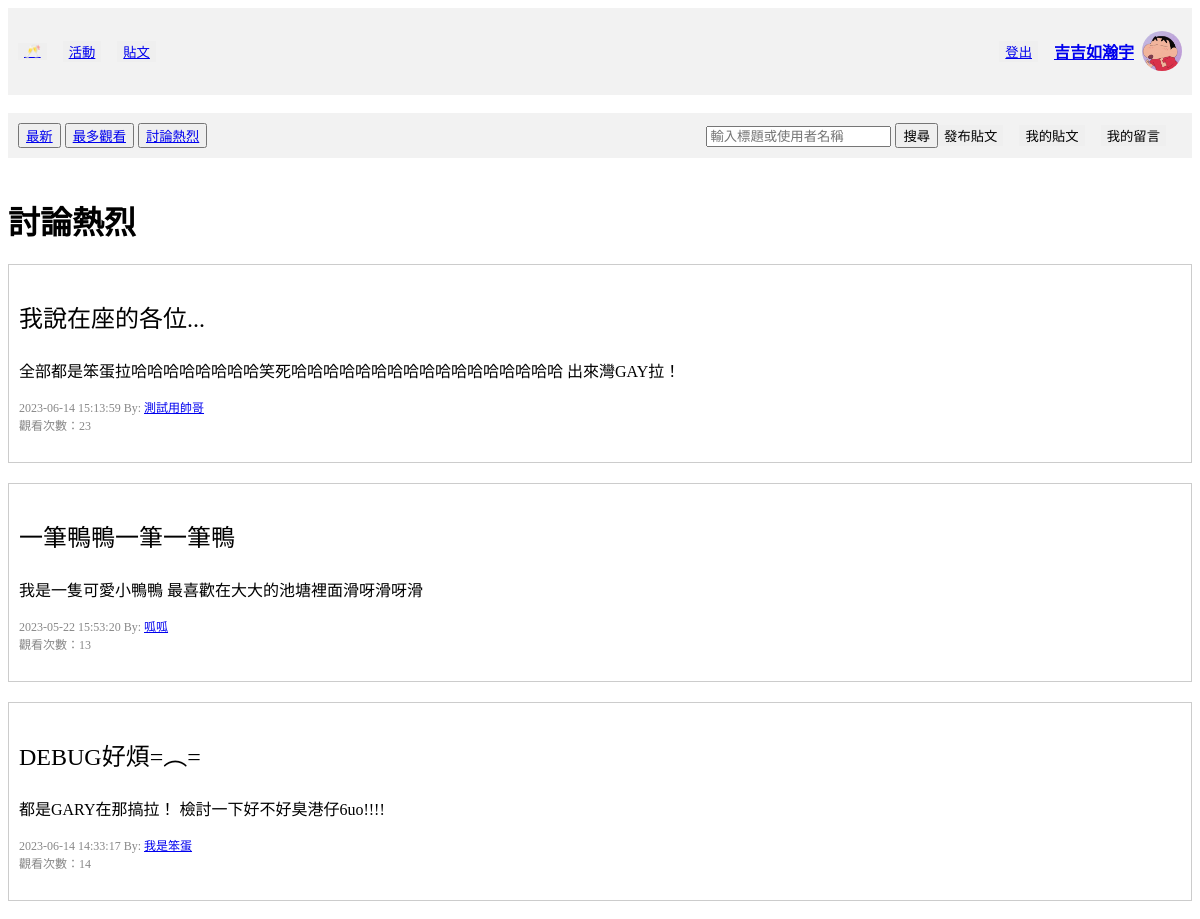
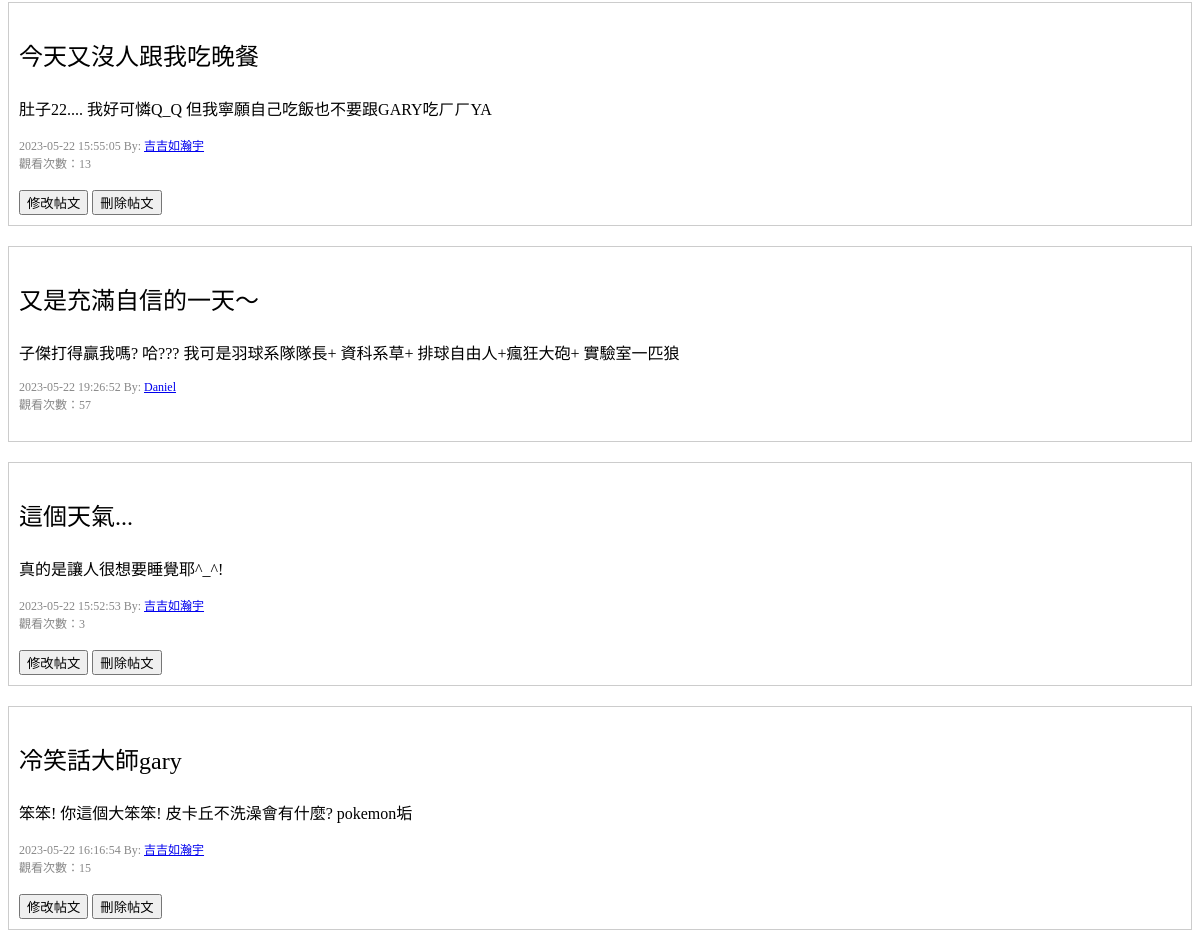
/post/posts/hotest (signed in), run on an earlier commit of the app's database (2 pictures, top to bottom).
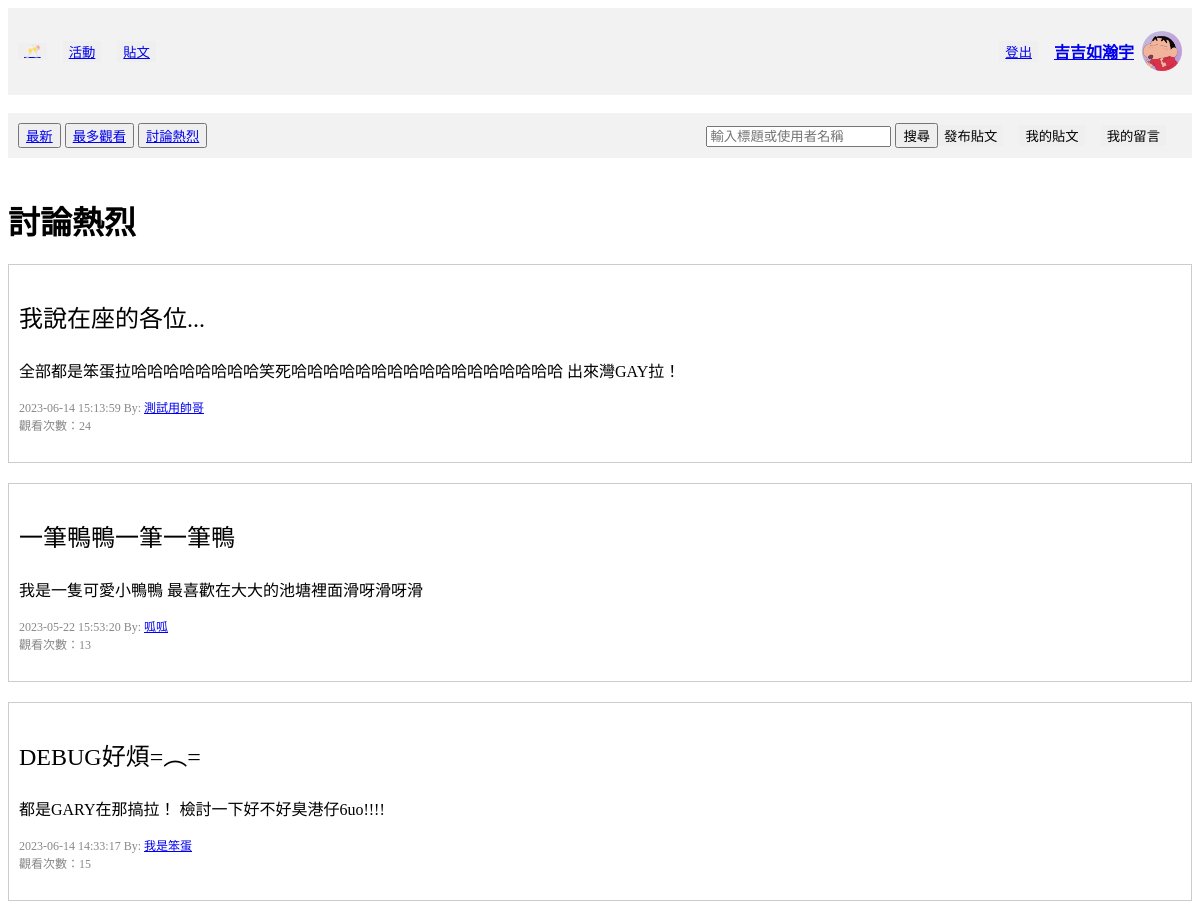
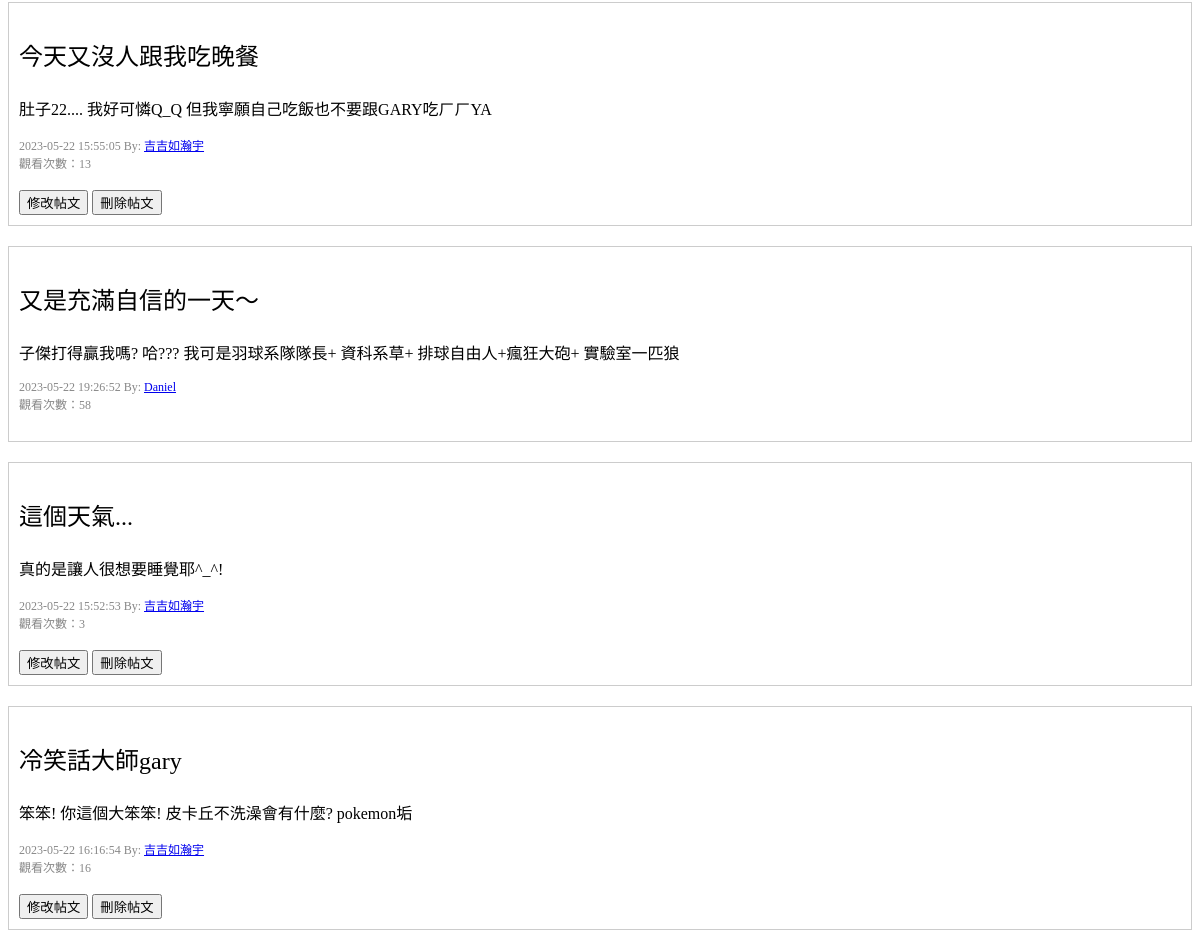
And on a later commit of the database (2 pictures, top to bottom).
### tables this page shows
CREATE TABLE "Comment" (
	"commentID"	INTEGER,
	"commentPostID"	INTEGER,
	"commentUserID"	INTEGER,
	"commentTime"	TEXT,
	"commentContent"	TEXT,
	FOREIGN KEY("commentUserID") REFERENCES "User"("userID") ON DELETE CASCADE,
	FOREIGN KEY("commentPostID") REFERENCES "Post"("postID") ON DELETE CASCADE,
	PRIMARY KEY("commentID" AUTOINCREMENT)
);

CREATE TABLE "Post" (
	"postID"	INTEGER,
	"postUserID"	INTEGER,
	"postTime"	TEXT,
	"postTitle"	TEXT,
	"postContent"	TEXT,
	"postView"	INT,
	FOREIGN KEY("postUserID") REFERENCES "User"("userID"),
	PRIMARY KEY("postID" AUTOINCREMENT)
);

CREATE TABLE "User" (
	"userID"	INTEGER,
	"password"	VARCHAR(10),
	"nickname"	VARCHAR(10) NOT NULL,
	"gender"	VARCHAR(1) NOT NULL,
	"birth"	TEXT,
	"cellphone"	VARCHAR(10),
	"email"	TEXT UNIQUE,
	"image" TEXT,
	PRIMARY KEY("userID" AUTOINCREMENT)
);

### crud/crudPost.py (the view, shortened to what this page needs)
@post_bp.route("/posts/<string:sortmethod>", methods=["GET", "POST"])
def posts_method(sortmethod):
    userID = session["userID"]
    searching_value = ""
    if sortmethod == "newest" or sortmethod == "None":
        sortmethod = "newest"
        con = sql.connect("funCrew_db.db")
        con.row_factory = sql.Row
        cur = con.cursor()
        cur.execute(
            "SELECT * FROM Post, User WHERE postUserID = userID ORDER BY postTime DESC"
        )
        posts = cur.fetchall()
        con.commit()
        con.close()
    elif sortmethod == "hotest":
        con = sql.connect("funCrew_db.db")
        con.row_factory = sql.Row
        cur = con.cursor()
        cur.execute(
            "SELECT * FROM Post, User LEFT JOIN Comment ON postID=commentPostID WHERE postUserID=userID GROUP BY postID ORDER BY count(commentPostID) DESC"
        )
        posts = cur.fetchall()
        con.commit()
        con.close()
    return render_template(
        "posts.html",
        nickname=get_nickname(userID),
        avatar=get_avatar_path(userID),
        posts=posts,
        userID=userID,
        sortmethod=sortmethod,
        searching_value=searching_value,
    )

### crud/crudUser.py (called while the page is built)
def get_avatar_path(userID):
    try:
        con = sql.connect("funCrew_db.db")
        cur = con.cursor()
        cur.execute("SELECT image FROM User WHERE userID=?", (userID,))
        filename = cur.fetchone()[0]
        con.close()
        return "static/images/avatars/" + filename
    except Exception as e:
        print(f"Error occurred while retrieving filename: {str(e)}")
        return ""

def get_nickname(userID):
    con = sql.connect("funCrew_db.db")
    cur = con.cursor()
    cur.execute("SELECT nickname FROM User WHERE userID=?", (userID,))
    nickname = cur.fetchone()[0]
    con.close()
    return nickname

### templates/posts.html (shortened to what this page needs)
<!DOCTYPE html>
<html>
<head>
</head>
<body>
    <div class="header">
        <div class="header-left">
            <button class="button"><a href="/home"> 🥂 </a></button>
            <button class="button"><a href="/activity/activities/signingUp">活動</a></button>
            <button class="button"><a href="/post/posts/newest">貼文</a></button>
        </div>
        <div class="header-right">
            <button class="button"><a href="/user/logout">登出</a></button>
            <div class="user-info">
                <h4><a href="/user/personalInfo">{{ nickname }}</a></h4>
                <img src="../../{{ avatar }}" alt="大頭貼">
            </div>
        </div>
    </div>
    <br>
    <div class="header">
        <div class="header-left">
            <form method="POST">
                <button class="submit" name="newest"><a href="/post/posts/newest">最新</a></button>
                <button class="submit" name="mostView"><a href="/post/posts/mostView">最多觀看</a></button>
                <button class="submit" name="hotest"><a href="/post/posts/hotest">討論熱烈</a></button>
            </form>
        </div>
        <div class="header-right">
            <form action="/post/posts/searching" method="POST">
                <input type="text" name="searching_value" placeholder="輸入標題或使用者名稱" required>
                <input type="submit" name="post_search_button" value="搜尋">
            </form>
            <button class="button"><a href="/post/create_post"
                    style="text-decoration:none; color:black">發布貼文</a></button>
            <button class="button"><a href="/post/posts/my_posts"
                    style="text-decoration:none; color:black">我的貼文</a></button>
            <button class="button"><a href="/post/my_comments"
                    style="text-decoration:none; color:black">我的留言</a></button>
        </div>
    </div>
    <br>
    {% if sortmethod == "newest" %}
    <h1>最新</h1>
    {% elif sortmethod == "mostView" %}
    <h1>最多觀看</h1>
    {% elif sortmethod == "hotest" %}
    <h1>討論熱烈</h1>
    {% elif sortmethod == "my_posts" %}
    <h1>我的貼文</h1>
    {% elif sortmethod == "searching" %}
    <h1>搜尋：{{searching_value}}</h1>
    {% endif %}
    {% if searching_value %}
    {% for post in posts %}
    <div class="post">
        <div class="content">
            <a href="/post/posts/{{post['postID']}}?sortmethod={{sortmethod}}&searching_value={{searching_value}}"
                style="text-decoration:none; color:black">
                <p style="font-size:24px;">{{ post['postTitle'] }}</p>
                <p>{{ post['postContent'] }}</p>
            </a>
        </div>
        <div class="info">
            <span>{{ post['postTime'] }}</span>
            <span>By: <a href="/user/info/{{post['postUserID']}}">{{ post['nickname'] }}</a></span>
            <br><span>觀看次數：{{ post['postView'] }}</span>
        </div>
    </div>
    {% endfor %}
    {% else %}
    {% for post in posts %}
    <div class="post">
        <div class="content">
            <a href="/post/posts/{{post['postID']}}?sortmethod={{sortmethod}}"
                style="text-decoration:none; color:black">
                <p style="font-size:24px;">{{ post['postTitle'] }}</p>
                <p>{{ post['postContent'] }}</p>
            </a>
        </div>
        <div class="info">
            <span>{{ post['postTime'] }}</span>
            <span>By: <a href="/user/info/{{post['postUserID']}}">{{ post['nickname'] }}</a></span>
            <br><span>觀看次數：{{ post['postView'] }}</span>
        </div>
        <br>
        {% if (post['postUserID'] == userID) and (sortmethod != "searching") %}
        <div>
            <button><a href="/post/posts/update_post/{{post['postID']}}?sortmethod={{sortmethod}}"
                    style="text-decoration:none; color:black">修改帖文</a></button>
            <button><a href="/post/posts/delete_post/{{post['postID']}}?sortmethod={{sortmethod}}"
                    style="text-decoration:none; color:black">刪除帖文</a></button>
        </div>
        {% endif %}
    </div>
    {% endfor %}
    {% endif %}
</body>
</html>

What changed in the data, as far as the page shows it:
changed through a linked row, User "吉吉如瀚宇": postView "15" → "16"
changed through a linked row, Comment "我說在座的各位...": postView "23" → "24"
changed through a linked row, Comment "DEBUG好煩=︵=": postView "14" → "15"
changed through a linked row, Comment "又是充滿自信的一天～": postView "57" → "58"
